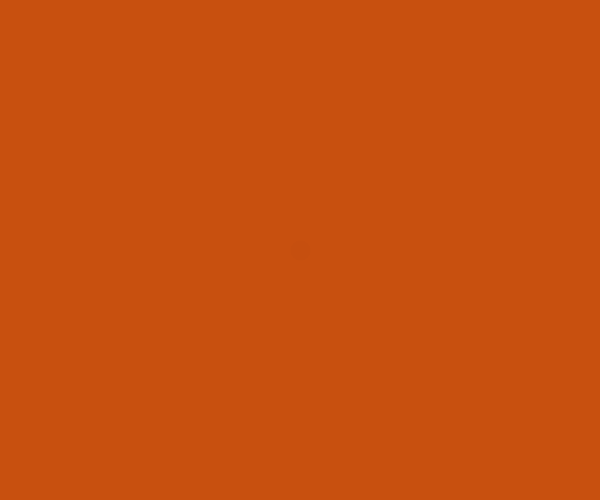
Frame 1 (no input)
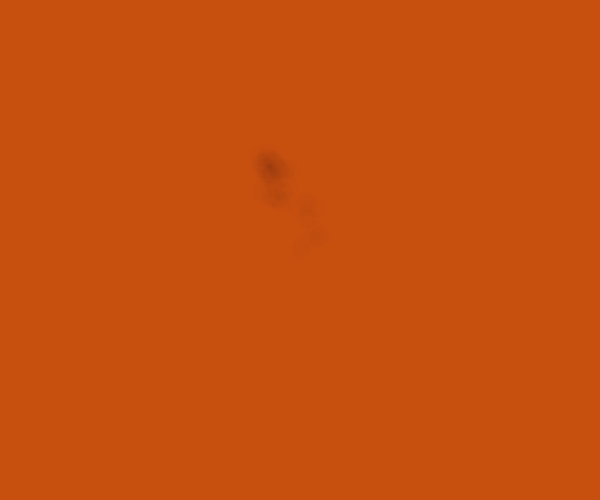
Frame 60 (the mouse pressed at the canvas centre just before this capture)
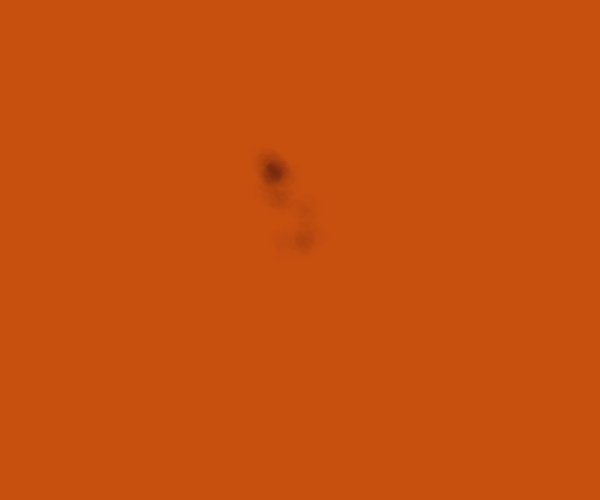
Frame 120 (the mouse held since frame 60 and released just before this capture)

The Processing sketch that drew these frames (run headless with seeded random() and noise(); from frame 60 on, the mouse is pressed at the canvas centre):

// Processing sketch: s02e05a
// ── s02e05a.pde
float pozycjaX = 300;
float pozycjaY = 250;

void setup()
{
  size(600,500);
  stroke(0,3);
  strokeWeight(20);
  background(200,80,15);
}
void draw()
{
  point(pozycjaX, pozycjaY);
  pozycjaX = pozycjaX + random(-10, 10);
  pozycjaY = pozycjaY + random(-10, 10); 
}
